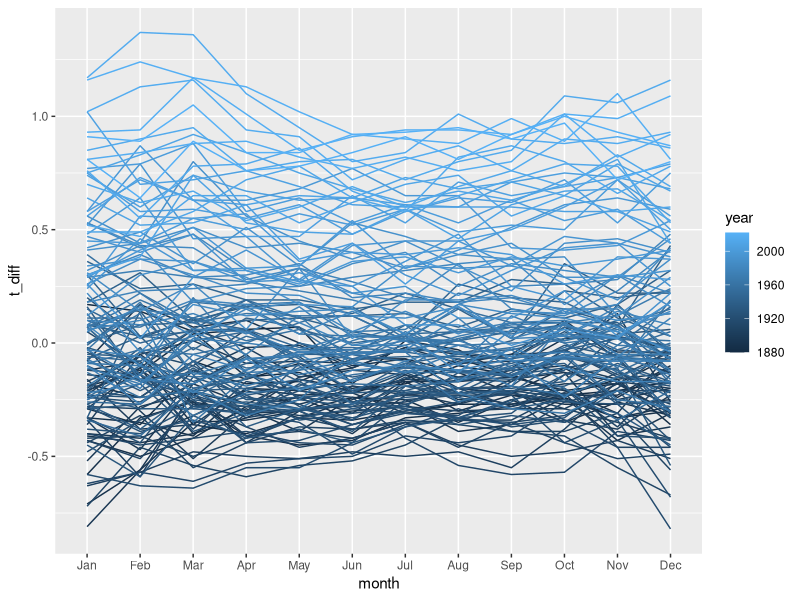
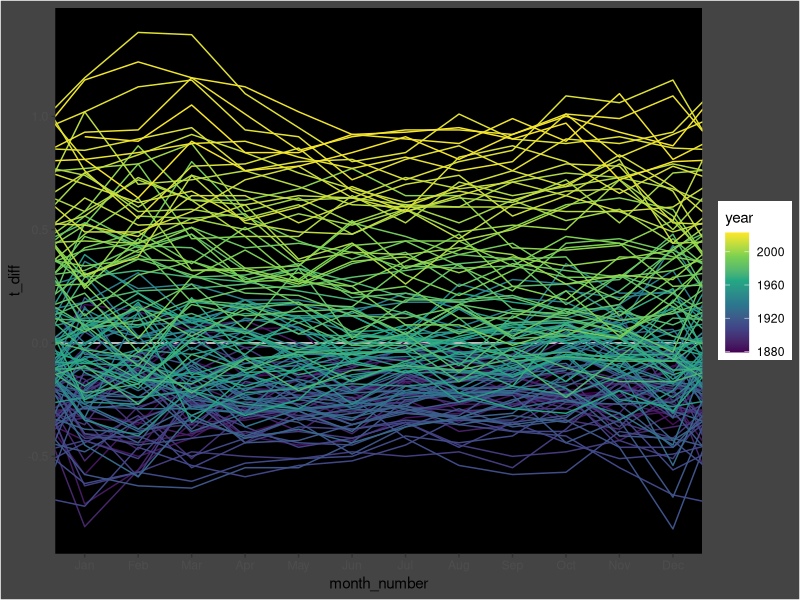

Here is the R script that generated these plots, in order:
library(tidyverse)

# 1. First plot
t_diff <- 
  read_csv("data/GLB.Ts+dSST.csv", skip = 1, na = "***") %>% #load CSV file, skip 1st rows, na value in the data is "***"
  select(year = Year, month.abb) %>% #month.abb is constant R build-in. which is the same as our datatype
  # Tidy dataframe by converting month in 1 column accept for year
  #Pivot dataframe for all columns except for year column, Give a name of month column
  pivot_longer(-year, names_to = "month", values_to = "t_diff") %>%
  drop_na() %>% #Ignore NA value
  mutate(month = factor(month, levels = month.abb)) #Order months into numerical order rather than alphabit order, define month as a factor
  
  
t_diff %>%
  ggplot(aes(x = month, y = t_diff, group = year, color = year)) +
  geom_line()

# 2. Second plot: There are data in preceding year and next year.
# Need to create 3 separated dataframes

t_diff <- 
  read_csv("data/GLB.Ts+dSST.csv", skip = 1, na = "***") %>% #load CSV file, skip 1st rows
  select(year = Year, month.abb) %>% #month.abb is constant R build-in. which is the same as our datatype
  # Tidy dataframe by converting month in 1 column accept for year
  #Pivot dataframe for all columns except for year column, Give a name of month column
  pivot_longer(-year, names_to = "month", values_to = "t_diff") %>%
  drop_na() #Ignore NA value
  

# Create 3 Separated dataframe
# Create dataframe for preceding December
last_dec <-
  t_diff %>%
  filter(month == "Dec") %>% #Filter December
  mutate(year = year - 1,   #Calculate preceding year by using the original data
         month = "last_Dec") #Rename Dec to last_Dec

#Create dataframe for next Jan
next_jan <-
  t_diff %>%
  filter(month == "Jan") %>% #Filter January
  mutate(year = year + 1,    # Add extra year
         month = "next_Jan") # Rename it

#Combine 3 dataframes
bind_rows(last_dec,t_diff,next_jan) %>%
  mutate(month = factor(month, levels = c("last_Dec", month.abb, "next_Jan")), #Order months into numerical order rather than alphabet order, define month as a factor
         month_number = as.numeric(month)-1) %>% #Change the scale in x axis to number from 0-13. Factor is a vector of character. It is stored as an order. We use as.numeric to return factor to number
  ggplot(aes(x = month_number, y = t_diff, group = year, color = year)) +
  geom_hline(yintercept = 0, color = "white") + # Add white line at 0 y intercept
  geom_line()+
  scale_x_continuous(breaks = 1:12, #Set x axis and its coordinator
                     labels = month.abb) +
  scale_color_viridis_c()+ #Change the color to continuous scale
  coord_cartesian(xlim = c(1,12)) +
  theme(
    panel.background = element_rect(fill = "black"),
    plot.background = element_rect(fill = "#444444"),
    panel.grid = element_blank() # Remove grid line color
  )
